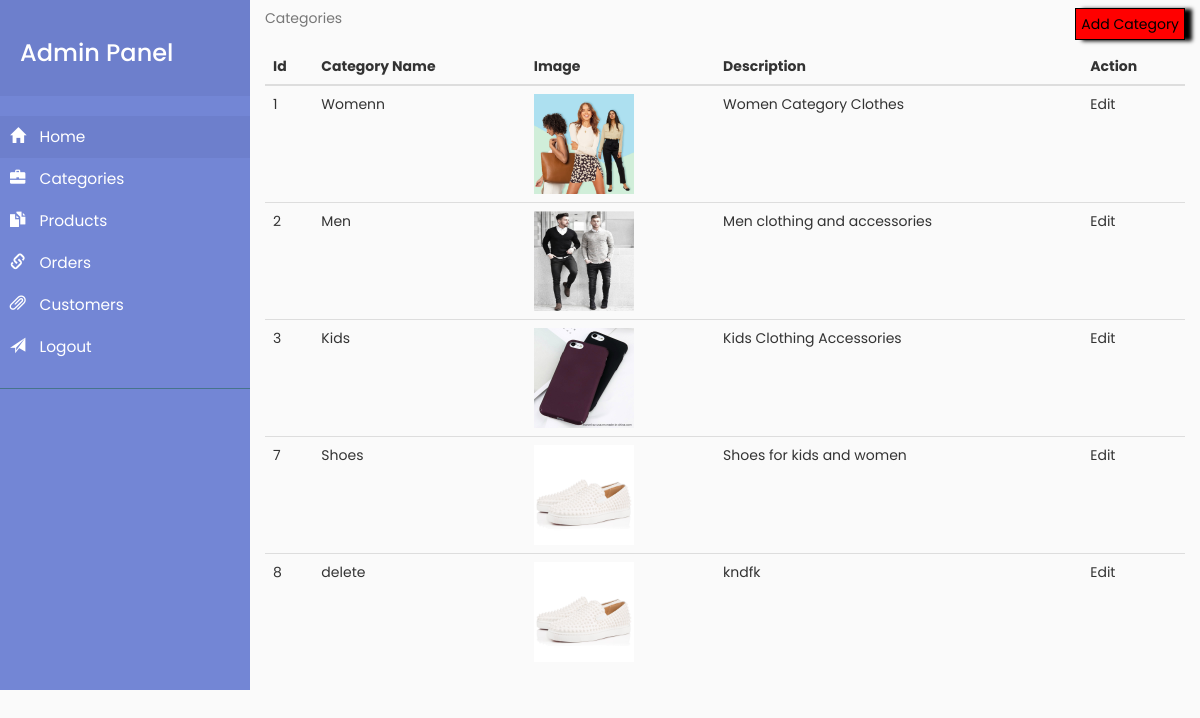
Screenshot of /category.php (signed in) with the database file from the repository.
### tables this page shows
CREATE TABLE `category` (
  `catID` int(11) NOT NULL,
  `catName` varchar(20) NOT NULL,
  `catImg` varchar(50) NOT NULL,
  `catDesc` varchar(100) NOT NULL
);

### category.php (the view, shortened to what this page needs)
<?php
include('header.php');
include('connection.php');
?>
<div class="container">
<table class="table table-hover">
	<caption>Categories <a href="addCategory.php" id="addCat">Add Category</a></caption>
    <thead>
      <tr>
        <th>Id</th>
        <th>Category Name</th>
        <th>Image</th>
        <th>Description</th>
        <th>Action</th>
      </tr>
    </thead>
    <tbody>
    	<?php
    	$Query = $dbc->query("SELECT * FROM category");
	    if($Query->num_rows > 0)
	    {
	     while($row = $Query->fetch_assoc())
	     {
    	?>
      <tr>
        <td><?php echo $row['catID'] ?></td>
        <td><a href="subCategory.php?catId=<?php echo $row['catID']; ?>"><?php echo $row['catName'] ?></a> </td>
        <td> <img src="<?php echo $row['catImg'] ?>" height="100px" width="100px"> </td>
        <td><?php echo $row['catDesc'] ?></td>
        <td> <a href="addCategory.php?catId=<?php echo $row['catID']; ?>">Edit</a> </td>
      </tr>
      <?php
  }
}
      ?>
    </tbody>
  </table>
</div>
<?php
include('footer.php');
?>

### header.php (shortened to what this page needs)
<!DOCTYPE html>
<html>
    <head>
        <link rel="stylesheet" href="https://maxcdn.bootstrapcdn.com/bootstrap/3.3.7/css/bootstrap.min.css">
        <link rel="stylesheet" href="style/nav.css">
        <link rel="stylesheet" href="style/style.css">
    </head>
    <body>
        <div class="wrapper">
            <nav id="sidebar">
                <div class="sidebar-header" id="sidebarCollapse">
                    <h3>Admin Panel</h3>
                </div>
                <ul class="list-unstyled components">
                    <li class="active">
                        <a href="home.php">
                            <i class="glyphicon glyphicon-home"></i>
                            Home
                        </a>
                    </li>
                    <li>
                        <a href="category.php">
                            <i class="glyphicon glyphicon-briefcase"></i>
                            Categories
                        </a>
                        <a href="products.php">
                            <i class="glyphicon glyphicon-duplicate"></i>
                            Products
                        </a>
                    </li>
                    <li>
                        <a href="orders.php">
                            <i class="glyphicon glyphicon-link"></i>
                            Orders
                        </a>
                    </li>
                    <li>
                        <a href="customers.php">
                            <i class="glyphicon glyphicon-paperclip"></i>
                            Customers
                        </a>
                    </li>
                    <li>
                        <a href="logout.php">
                            <i class="glyphicon glyphicon-send"></i>
                            Logout
                        </a>
                    </li>
                </ul>
            </nav>

### footer.php (shortened to what this page needs)
 </div>
    </body>
</html>

### style/style.css (style rules this page uses)
#addCat { border: 1px solid; padding: 5px; background-color: red; color: #000; box-shadow: 7px 1px 4px #000; float: right; }

### rows the page displays
category: catID "1", catName "Womenn", catImg (picture), catDesc "Women Category Clothes"
category: catID "2", catName "Men", catImg (picture), catDesc "Men clothing and accessories"
category: catID "3", catName "Kids", catImg (picture), catDesc "Kids Clothing Accessories"
category: catID "7", catName "Shoes", catImg (picture), catDesc "Shoes for kids and women"
category: catID "8", catName "delete", catImg (picture), catDesc "kndfk"
